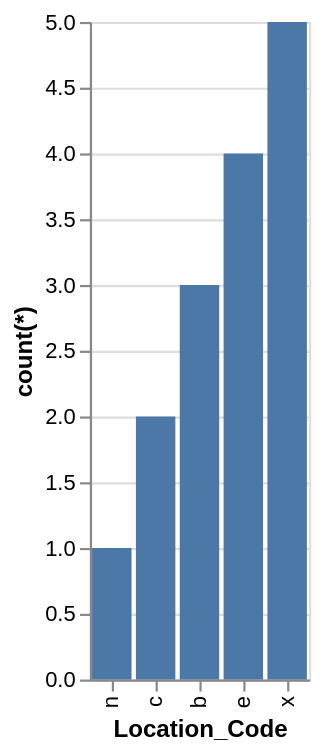

Write the Vega-Lite specification saved for this chart.
### Vega-Lite specification from a JSON file in a GitHub repository (floating-point values rounded to 4 significant figures)
{"data": {"values": [{"x_data": "n", "y_data": 1}, {"x_data": "c", "y_data": 2}, {"x_data": "b", "y_data": 3}, {"x_data": "e", "y_data": 4}, {"x_data": "x", "y_data": 5}]}, "mark": "bar", "encoding": {"x": {"field": "x_data", "type": "nominal", "title": "Location_Code", "sort": {"op": "sum", "field": "y_data", "order": "ascending"}}, "y": {"field": "y_data", "type": "quantitative", "title": "count(*)"}}}
